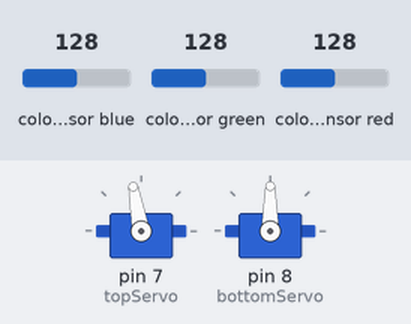
The sketch below on a simulated Arduino Uno, built with avr-gcc and run on an emulated ATmega328P. Parts: 2 × servo. Wiring (inferred from the names in the program): TCS3200 colour sensor: output pin 6; S2 pin 4; S3 pin 5; S0 pin 2; S1 pin 3. Inputs (shaded band) come from the test bench; at power-on: colour sensor blue 128, colour sensor green 128, colour sensor red 128. What the sketch prints to the serial monitor is not drawn.

Above: at 0.1 s.
At 2.4 s:
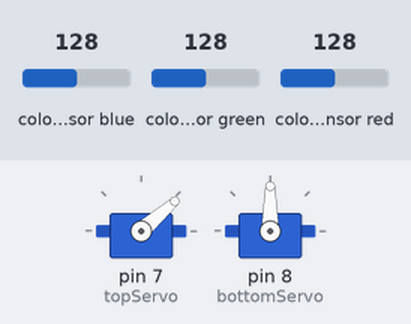
Timing chart, 0 to 3.9 s (numbered marks = the images above):
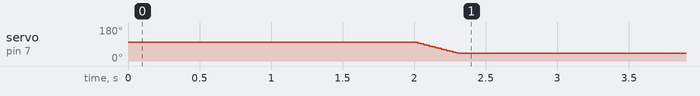

Measured:
- by itself, servo on pin 7 (topServo): moves from 100° to 41° over 0.30 s

The sketch:

colorSorter.ino
```cpp
#include <Servo.h>

#define S0 2
#define S1 3
#define S2 4
#define S3 5
#define sensorOut 6

Servo topServo;
Servo bottomServo;

int frequency = 0;
int color=0;

void setup() {
  pinMode(S0, OUTPUT);
  pinMode(S1, OUTPUT);
  pinMode(S2, OUTPUT);
  pinMode(S3, OUTPUT);
  pinMode(sensorOut, INPUT);

  // Setting frequency-scaling to 20%
  digitalWrite(S0, HIGH);
  digitalWrite(S1, LOW);

  topServo.attach(7);
  bottomServo.attach(8);

  Serial.begin(9600);
}

void loop() {
  topServo.write(100);
  delay(2000);

  for(int i = 100; i > 40; i--) {
    topServo.write(i);
    delay(5);
  }
  delay(1000);

  color = readColor();
  delay(10);

  switch (color) {
    case 1:
    bottomServo.write(90);
    break;

    case 2:
    bottomServo.write(110);
    break;

    case 3:
    bottomServo.write(130);
    break;

    case 4:
    bottomServo.write(150);
    break;

    case 5:
    bottomServo.write(180);
    break;

    case 0:
    break;
  }
  delay(300);

  for(int i = 40; i > 9; i--) {
    topServo.write(i);
    delay(5);
  }
  delay(200);

  for(int i = 9; i < 100; i++) {
    topServo.write(i);
    delay(2);
  }
  color=0;
}

int readColor() {
  color = 0;
  // Setting red filtered photodiodes to be read
  digitalWrite(S2, LOW);
  digitalWrite(S3, LOW);

  // Reading the output frequency
  frequency = pulseIn(sensorOut, LOW);
  int R = frequency;

  // Printing the value on the serial monitor
  Serial.print("R= ");//printing name
  Serial.print(frequency);//printing RED color frequency
  Serial.print("  ");
  delay(50);

  // Setting Green filtered photodiodes to be read
  digitalWrite(S2, HIGH);
  digitalWrite(S3, HIGH);

  // Reading the output frequency
  frequency = pulseIn(sensorOut, LOW);
  int G = frequency;

  // Printing the value on the serial monitor
  Serial.print("G= ");//printing name
  Serial.print(frequency);//printing RED color frequency
  Serial.print("  ");
  delay(50);

  // Setting Blue filtered photodiodes to be read
  digitalWrite(S2, LOW);
  digitalWrite(S3, HIGH);

  // Reading the output frequency
  frequency = pulseIn(sensorOut, LOW);
  int B = frequency;

  // Printing the value on the serial monitor
  Serial.print("B= ");//printing name
  Serial.print(frequency);//printing RED color frequency
  Serial.println("  ");
  delay(50);

  if(R>225 && R<245 && G>205 && G<220 && B<130 && B>118){
    color = 1; // Blue
  }
  if(R>159 && R<175 && G<275 && G>260 && B<195 && G>180){
    color = 2; // Red
  }
  if(R<140 && R>120 && G<175 && G>155 && B>160 && B<179){
    color = 3; // Yellow
  }
  if(R>185 && R<202 && G<195 && G>178 && B<165 && B>150){
    color = 4; // Green
  }
  if(R<155 && R>135 && G<230 && G>199 && B>159 && B<180){
    color = 5; // Orange
  }
  delay(1000);

  //In case the sensor doesn't detect the color on the first attempt
  if (color) return color;
  else return readColor();
}
```
